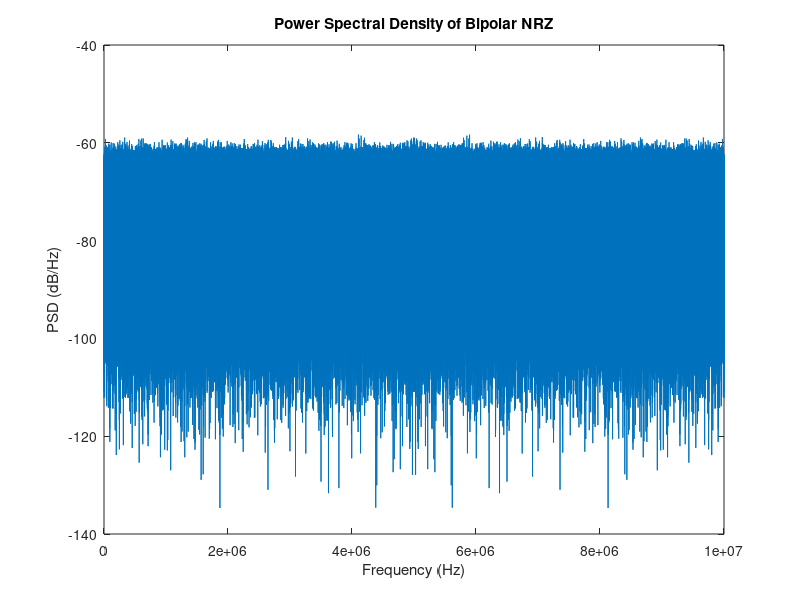

This chart was generated by the following MATLAB code:
% Parameters
bit_rate = 1e6;  % Bit rate in bits per second
duration = 1;    % Duration of the signal in seconds
voltage_level = 1;

% Generate Bipolar NRZ signal
t = 0:1/bit_rate:duration-1/bit_rate;
data = randi([0, 1], 1, length(t));
data(data == 0) = -1;  % Convert 0s to -1s
signal = voltage_level * data;

% Calculate PSD
fs = bit_rate * 10;  % Sampling frequency (oversampling)
psd = abs(fft(signal, fs)).^2 / (length(t) * fs);

% Plot PSD
frequencies = linspace(0, fs, length(psd));
plot(frequencies, 10*log10(psd));
xlabel('Frequency (Hz)');
ylabel('PSD (dB/Hz)');
title('Power Spectral Density of Bipolar NRZ');
